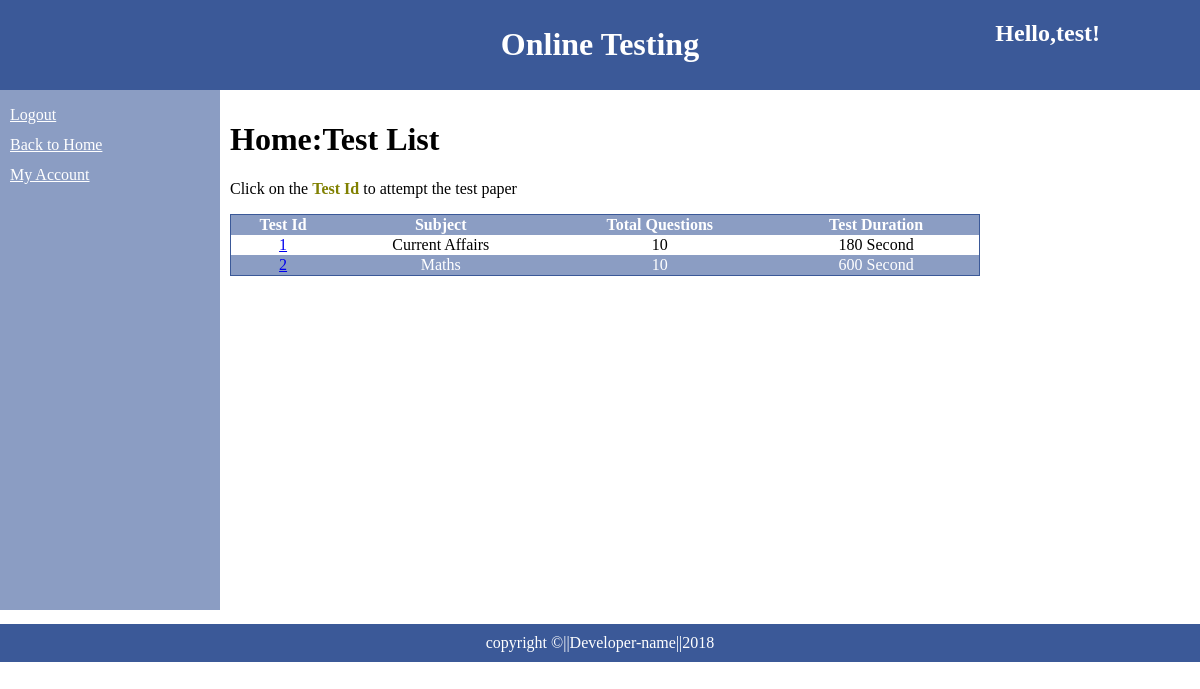
The app's page /public/testlist.php (signed in) with its own data.
### tables this page shows
CREATE TABLE `test` (
  `testid` int(5) NOT NULL,
  `subject` varchar(40) NOT NULL,
  `duration` int(250) DEFAULT NULL
);

### public/testlist.php (the view, shortened to what this page needs)
<?php
 $con=mysqli_connect('localhost','root','');
 mysqli_select_db($con,'id4897078_onlinetestdb');
 $q="select * from test";
 $result=mysqli_query($con,$q);
 $row_count=mysqli_num_rows($result);
?>
<html>
 <head>
  <link rel="stylesheet" type="text/css" href="./css/layout.css" />
  <link rel="stylesheet" type="text/css" href="./css/theme.css" />
  <link rel="stylesheet" type="text/css" href="./css/table.css" />
 </head>
 <body>
  <div id="header">
   <h1>Online Testing</h1>
   <h2 id="hello"> Hello,<?php echo $_SESSION['username']; ?>!</h2>
  </div>
  <div id="nav">
   <a href="http://localhost/Core-test-portal/public/logout.php">Logout</a><br/>
   <a href="http://localhost/Core-test-portal/public/home.php">Back to Home</a><br/>
   <a href="http://localhost/Core-test-portal/public/myaccount.php">My Account</a><br/>
    </div>
  <div id="section">
  <h1>Home:Test List</h1>
  <p>Click on the <span style="color:olive; font-weight:bold;">Test Id</span> to attempt the test paper</p>
  <div id="tablediv">
  <table id="questiontable">
	 <tr id="headrow">
	  <th>Test Id</th>
	  <th>Subject</th>
	  <th>Total Questions</th>
	  <th>Test Duration</th>
	 </tr>
<?php
	for($i=1;$i<=$row_count;$i++)
	{
	  $row=mysqli_fetch_array($result);
	  $q1="select * from test_question where testid=".$row['testid'];
	  $result1=mysqli_query($con,$q1);
	  $row_count1=mysqli_num_rows($result1);
?>
	 <tr class="<?php if($i%2==0) echo "odd"; ?>">
	  <td><a href="http://localhost/Core-test-portal/public/testpaper.php?testid=<?php echo $row['testid']; ?>"><?php echo $row['testid']; ?></a></th>
	  <td><?php echo $row['subject']; ?></td>
	  <td><?php echo $row_count1; ?></td>
	  <td><?php echo $row['duration']." Second"?></td>
	 </tr>
<?php } ?>
   </table>
   </div>
    </div>
   <div id="footer">
     copyright &copy;||Developer-name||2018
	</div>
 </body>
</html>

### public/css/layout.css (style rules this page uses)
body { font-family:calibri; padding:0px; margin:0px; }
#header { background-color:#3b5998; text-align:center; padding:5px; color:white; }
#nav { line-height:30px; background-color:#8b9dc3; width:200px; min-height:500px; float:left; padding:10px; }
#nav a { color:white; }
#section { float:left; width:750px; padding:10px; min-height:500px; }
#footer { background-color:#3b5998; clear:both; text-align:center; color:white; padding:10px; }

### public/css/theme.css (style rules this page uses)
#hello { position:absolute; top:0px; right:100px; color:white; }

### public/css/table.css (style rules this page uses)
#tablediv { overflow-x:hidden; overflow-y:scroll; height:400px; width:102%; }
table#questiontable { text-align:center; border-collapse:collapse; width:750px; border:1px solid #3b5998; }
table#questiontable tr.odd { background-color:#8b9dc3; color:white; }
table#questiontable tr#headrow { color:white; background-color:#8b9dc3; }
table#questiontable th,table#questiontable td { padding-right:3px; }

### records on screen
test: testid "1", subject "Current Affairs", row_count1 "10", duration "180"
test: testid "2", subject "Maths", row_count1 "10", duration "600"

### other values on screen
$_SESSION['username'] "test"
